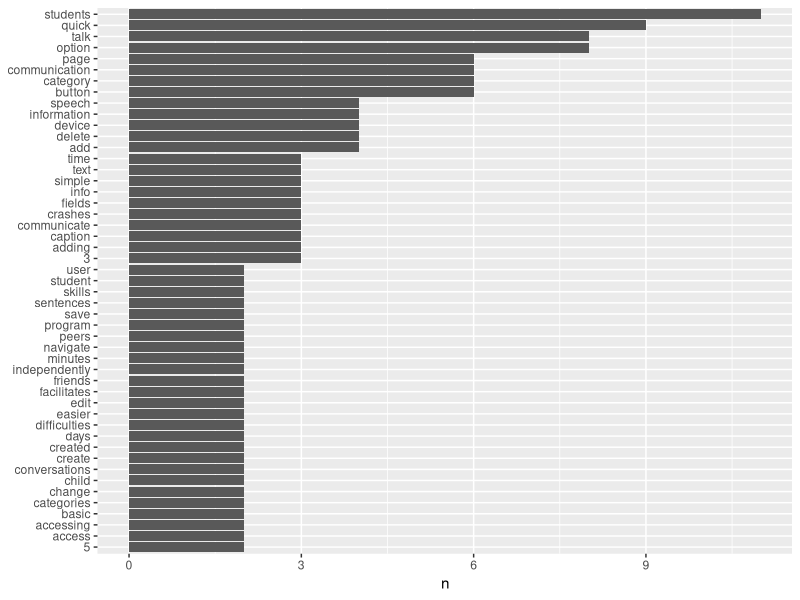

This figure's R source:
library(tidyverse)
library(tidytext)

#Read in file 
tc_reviews <- read.csv("data/TouchChat/tc.csv")

#output file to console 
list(tc_reviews)

#Remove punctuation and replace with space
#also removes extra white space
#tc_reviews <- str_replace_all(tc_reviews, "\\s+", " ")# %>% 
#  str_replace_all(., "\\p{Punct}", " ")  

#places data into data frame table
tc_reviews_df <- tibble(tc_reviews)

#loading dataset called stop_words
data("stop_words")

#include custom stop words
custom_stop_words <- bind_rows(tibble(word = c("app","apps","apple"),
                                      lexicon = c("custom")),
                               stop_words)

#removing all stop words
tc_reviews <- tc_reviews %>% anti_join(custom_stop_words)

#word count
tc_reviews %>% count(word, sort = TRUE) 

#frequency graph
tc_reviews %>%
  count(word, sort = TRUE) %>%
  filter(n > 1) %>%
  mutate(word = reorder(word, n)) %>%
  ggplot(aes(n, word)) +
  geom_col() +
  labs(y = NULL)
